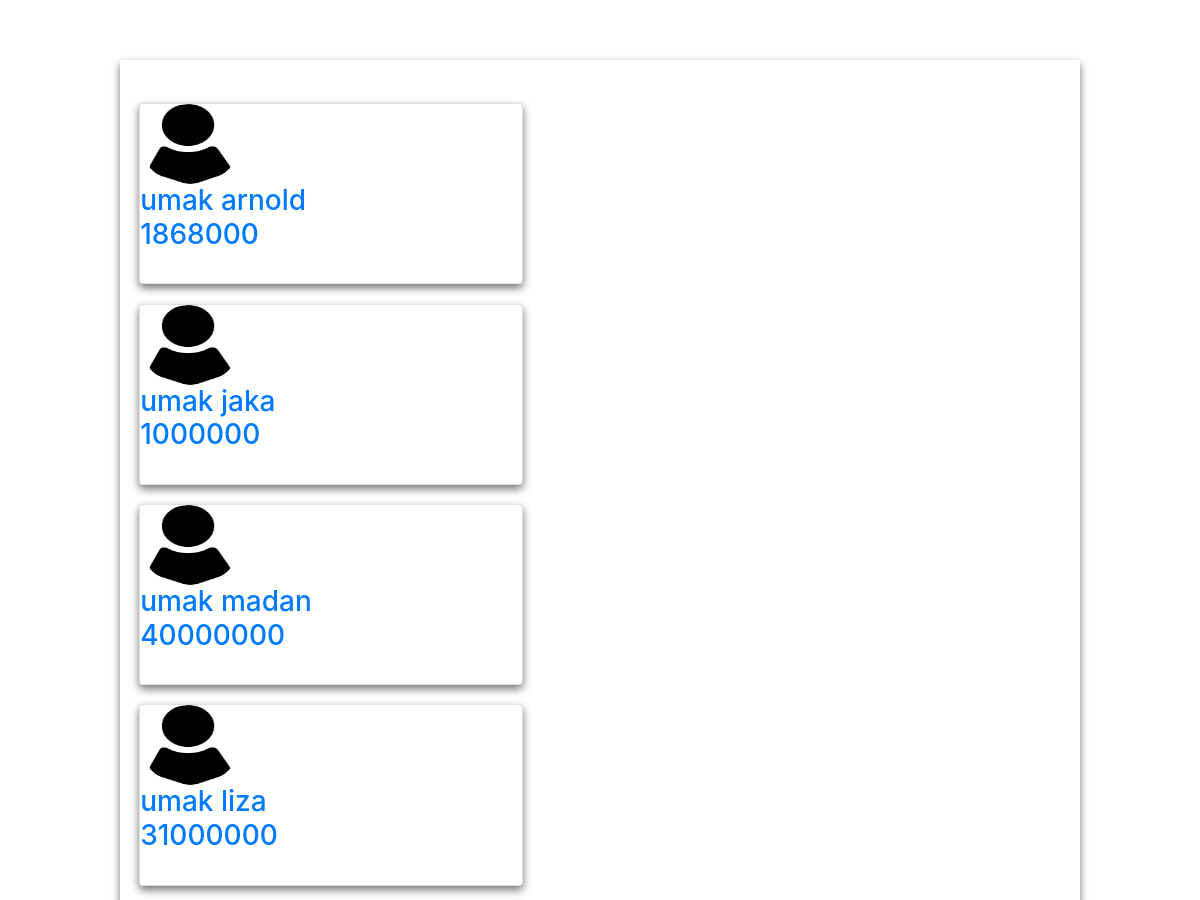
The app's page /accounts/dashboard/ (signed in, upper part), older data.
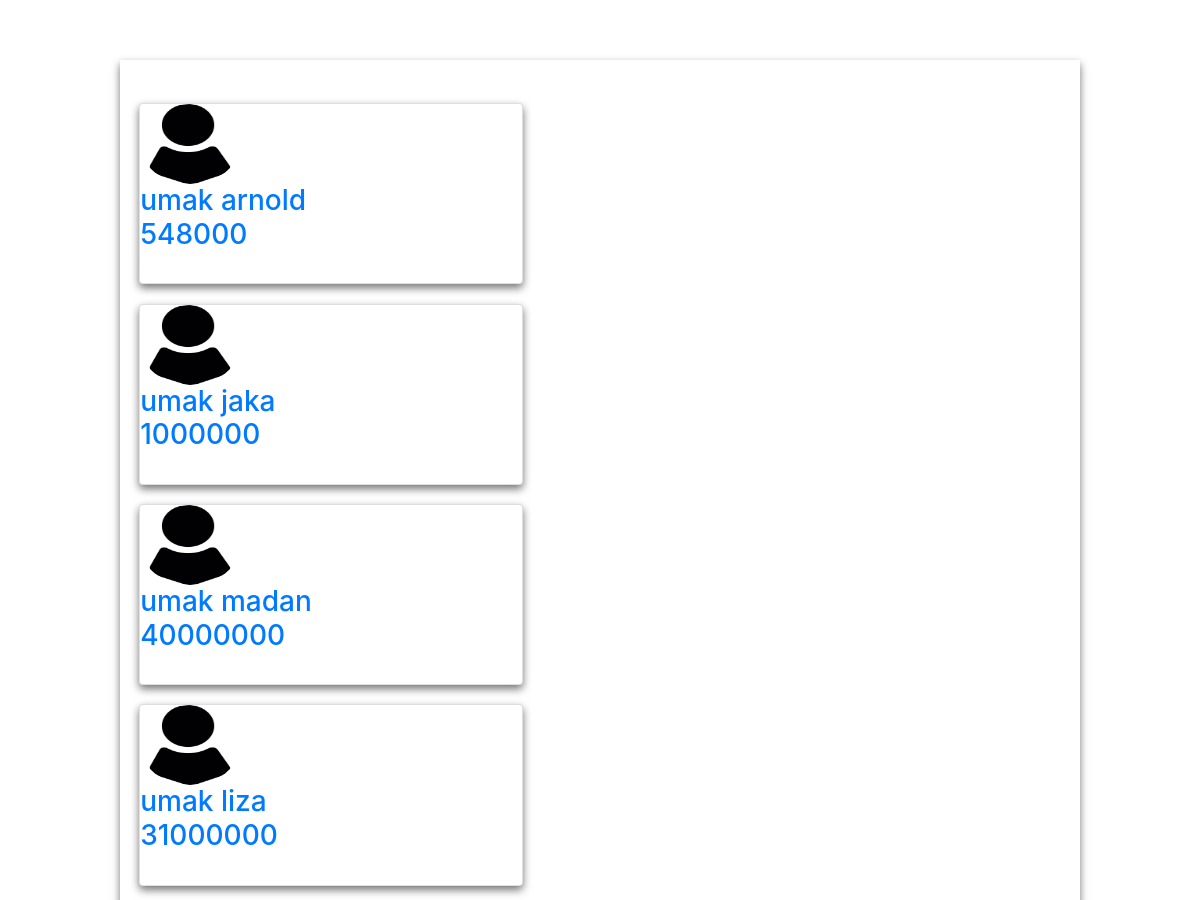
The same page, newer data.
### CUSTOMER/models.py (models this page shows, shortened)
class Customer(models.Model):
	username = models.CharField(max_length=100)
	jumlah_utang = models.IntegerField()

### CUSTOMER/views.py (the view)
# urls.py: path('dashboard/', dashboard, name='dashboard'),
@login_required
def dashboard(request):
	list_customer = Customer.objects.all()
	context = {
		'list_customer':list_customer,
	}
	return render(request, 'customer/list_customer.html', context)

### CUSTOMER/templates/customer/list_customer.html (shortened to what this page needs)
{% extends 'base.html' %}
{% load static %}
{% block style %}
	<link rel="stylesheet" type="text/css" href="{% static 'css/customer/list_customer.css' %}">
{% endblock style %}
{% block content %}
	<div class="card-parent">
	{% for i in list_customer %}
			<div class="card">
				<img src="{% static 'img/profile.png' %}" class="profile">
				<a href="{% url 'customer' i.id %}"><h3>{{i.username}}<br>{{i.jumlah_utang}}</h3><br></a>
			</div>
	{% endfor %}
	</div>
{% endblock content %}

### templates/base.html (shortened to what this page needs)
{% load static %}
<!DOCTYPE html>
<html>
<head>
	<link rel="stylesheet" type="text/css" href="{%  static 'bootstrap/bootstrap.css' %}">
	{% block style %}{% endblock style %}
</head>
<body>
	{% block content %}{% endblock content %}
</body>
</html>

### static/css/customer/list_customer.css (style rules this page uses)
.card-parent { width: 80%; margin: 5% 0 5% 10%; background-color: white; padding: 2% 0 2% 0; box-shadow: 0px 4px 8px 0px #757575; }
.card { width: 40%; margin: 2%; box-shadow: 0px 4px 8px 0px #757575; }
.profile { width: 100px; height: 80px; border-radius: 360%; }

Row changes from the older to the newer data that the page shows:
changed Customer "umak arnold": jumlah_utang "1868000" → "548000"
